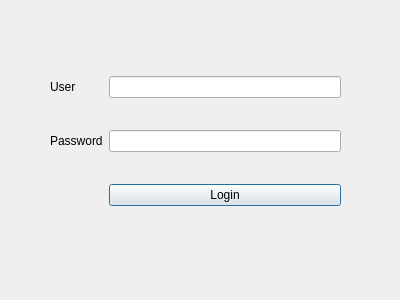
<?xml version="1.0" encoding="UTF-8"?>
<ui version="4.0">
 <class>Dialog</class>
 <widget class="QDialog" name="Dialog">
  <property name="geometry">
   <rect>
    <x>0</x>
    <y>0</y>
    <width>400</width>
    <height>300</height>
   </rect>
  </property>
  <property name="windowTitle">
   <string>Dialog</string>
  </property>
  <widget class="QWidget" name="gridLayoutWidget">
   <property name="geometry">
    <rect>
     <x>50</x>
     <y>50</y>
     <width>291</width>
     <height>182</height>
    </rect>
   </property>
   <layout class="QGridLayout" name="gridLayout">
    <item row="0" column="1">
     <widget class="QLineEdit" name="le_user"/>
    </item>
    <item row="0" column="0">
     <widget class="QLabel" name="label_2">
      <property name="text">
       <string>User</string>
      </property>
     </widget>
    </item>
    <item row="1" column="0">
     <widget class="QLabel" name="label">
      <property name="text">
       <string>Password</string>
      </property>
     </widget>
    </item>
    <item row="1" column="1">
     <widget class="QLineEdit" name="le_password"/>
    </item>
    <item row="2" column="1">
     <widget class="QPushButton" name="btn_login">
      <property name="text">
       <string>Login</string>
      </property>
     </widget>
    </item>
   </layout>
  </widget>
 </widget>
 <resources/>
 <connections/>
</ui>
